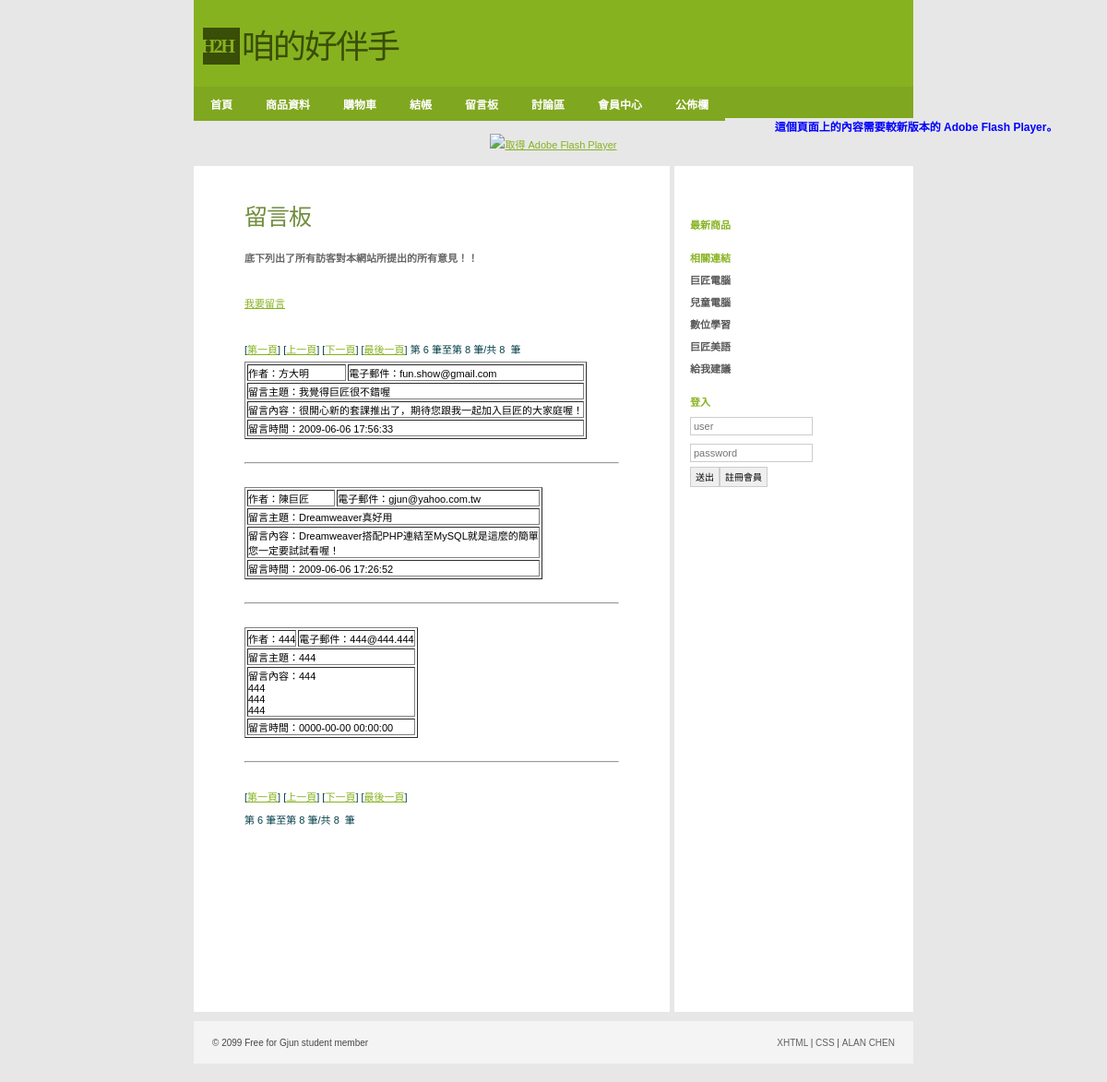
The page /Shop/guestBook.php?pageNum_Recordset1=1 on the database as committed earlier.
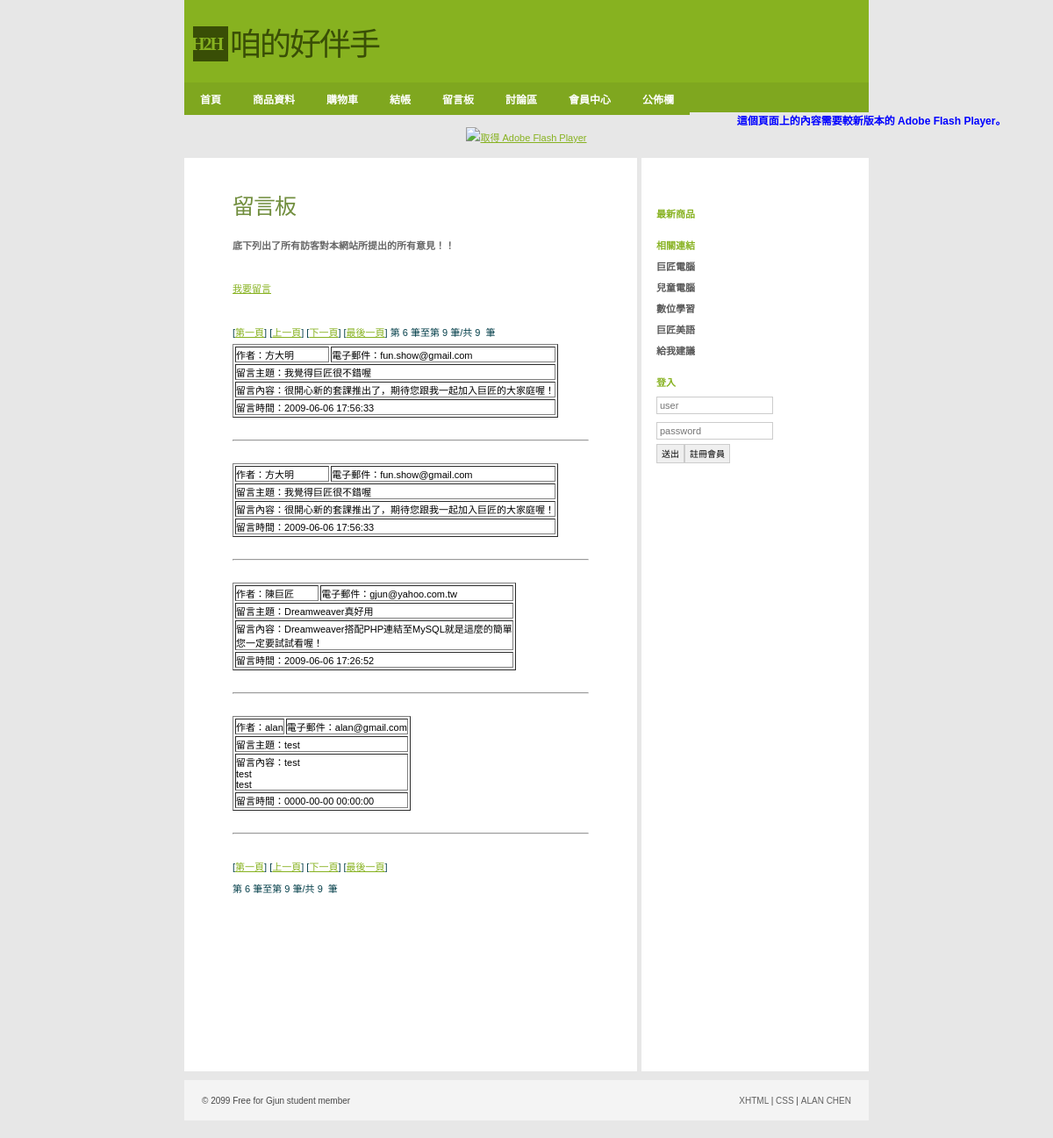
The same page on the database as committed later.
### tables this page shows
CREATE TABLE `guestbook` (
  `serial` int(11) NOT NULL,
  `name` varchar(100) NOT NULL,
  `email` varchar(100) DEFAULT NULL,
  `subject` varchar(255) NOT NULL,
  `memo` text NOT NULL,
  `date` datetime DEFAULT NULL
);

### Shop/guestBook.php (the view, shortened to what the changed rows need)
<?php require_once('../Connections/shop.php'); ?>
<?php
$maxRows_Recordset1 = 5;
$pageNum_Recordset1 = 0;
if (isset($_GET['pageNum_Recordset1'])) {
  $pageNum_Recordset1 = $_GET['pageNum_Recordset1'];
}
$startRow_Recordset1 = $pageNum_Recordset1 * $maxRows_Recordset1;
$query_Recordset1 = "SELECT * FROM guestbook ORDER BY `date` DESC";
$query_limit_Recordset1 = sprintf("%s LIMIT %d, %d", $query_Recordset1, $startRow_Recordset1, $maxRows_Recordset1);
$Recordset1 = mysql_query($query_limit_Recordset1, $shop) or die(mysql_error());
$row_Recordset1 = mysql_fetch_assoc($Recordset1);
if (isset($_GET['totalRows_Recordset1'])) {
  $totalRows_Recordset1 = $_GET['totalRows_Recordset1'];
} else {
  $all_Recordset1 = mysql_query($query_Recordset1);
  $totalRows_Recordset1 = mysql_num_rows($all_Recordset1);
}
$totalPages_Recordset1 = ceil($totalRows_Recordset1/$maxRows_Recordset1)-1;
?>
<!DOCTYPE html PUBLIC "-//W3C//DTD XHTML 1.0 Strict//EN"
"http://www.w3.org/TR/xhtml1/DTD/xhtml1-strict.dtd">
<html xmlns="http://www.w3.org/1999/xhtml">
<head>
<link rel="stylesheet" href="../css/styles.css" media="all" type="text/css" />
</head>
<body>
<div id="container">
  <div id="primaryContent">
    <h2>留言板</h2>
	<h3>底下列出了所有訪客對本網站所提出的所有意見！！</h3>
    <p>&nbsp;</p>
    <p><a href="guestForm.php">我要留言</a></p>
    <p>&nbsp;</p>
    <p>
    	 [<a href="<?php printf("%s?pageNum_Recordset1=%d%s", $currentPage, 0, $queryString_Recordset1); ?>">第一頁</a>]
        [<a href="<?php printf("%s?pageNum_Recordset1=%d%s", $currentPage, max(0, $pageNum_Recordset1 - 1), $queryString_Recordset1); ?>">上一頁</a>]
        [<a href="<?php printf("%s?pageNum_Recordset1=%d%s", $currentPage, min($totalPages_Recordset1, $pageNum_Recordset1 + 1), $queryString_Recordset1); ?>">下一頁</a>]
        [<a href="<?php printf("%s?pageNum_Recordset1=%d%s", $currentPage, $totalPages_Recordset1, $queryString_Recordset1); ?>">最後一頁</a>]
    	第 <?php echo ($startRow_Recordset1 + 1) ?> 筆至第 <?php echo min($startRow_Recordset1 + $maxRows_Recordset1, $totalRows_Recordset1) ?> 筆/共 <?php echo $totalRows_Recordset1 ?>  筆
    </p>
    <?php do { ?>
      <table border="1">
        <tr>
          <td>作者：<?php echo $row_Recordset1['name']; ?></td>
          <td>電子郵件：<?php echo $row_Recordset1['email']; ?></td>
          </tr>
        <tr>
          <td colspan="2">留言主題：<?php echo $row_Recordset1['subject']; ?></td>
          </tr>
        <tr>
          <td colspan="2">留言內容：<?php echo nl2br($row_Recordset1['memo']); ?></td>
          </tr>
        <tr>
          <td colspan="2">留言時間：<?php echo $row_Recordset1['date']; ?></td>
          </tr>
      </table>
      <p>&nbsp;</p>
      <hr>
      <p>&nbsp;</p>
      <?php } while ($row_Recordset1 = mysql_fetch_assoc($Recordset1)); ?>
    <p>
    	 [<a href="<?php printf("%s?pageNum_Recordset1=%d%s", $currentPage, 0, $queryString_Recordset1); ?>">第一頁</a>]
        [<a href="<?php printf("%s?pageNum_Recordset1=%d%s", $currentPage, max(0, $pageNum_Recordset1 - 1), $queryString_Recordset1); ?>">上一頁</a>]
        [<a href="<?php printf("%s?pageNum_Recordset1=%d%s", $currentPage, min($totalPages_Recordset1, $pageNum_Recordset1 + 1), $queryString_Recordset1); ?>">下一頁</a>]
        [<a href="<?php printf("%s?pageNum_Recordset1=%d%s", $currentPage, $totalPages_Recordset1, $queryString_Recordset1); ?>">最後一頁</a>]
    </p>
    <p>
    	第 <?php echo ($startRow_Recordset1 + 1) ?> 筆至第 <?php echo min($startRow_Recordset1 + $maxRows_Recordset1, $totalRows_Recordset1) ?> 筆/共 <?php echo $totalRows_Recordset1 ?>  筆
    </p>
    <p>&nbsp;</p>
    <p>&nbsp;</p>
    <p>&nbsp;</p>
    <p>&nbsp;</p>
    <p>&nbsp;</p>
    <p>&nbsp;</p>
    <p>&nbsp;</p>
  </div>
        <br class="clear" />
</div>
</body>
</html>

Rows that differ between the two databases and show on the page:
removed guestbook: name "444", email "444@444.444", subject "444", memo "444 444 444 444", date "0000-00-00 00:00:00"
now on this page (row unchanged): guestbook: name "方大明", email "fun.show@gmail.com", subject "我覺得巨匠很不錯喔", memo "很開心新的套課推出了，期待您跟我一起加入巨匠的大家庭喔！", date "2009-06-06 17:56:33"
added guestbook: name "alan", email "alan@gmail.com", subject "test", memo "test test test", date "0000-00-00 00:00:00"
Other text that changed with them:
min($startRow_Recordset1 + $maxRows_Recordset1, $totalRows_Recordset1): "8" → "9"
$totalRows_Recordset1: "8" → "9"
